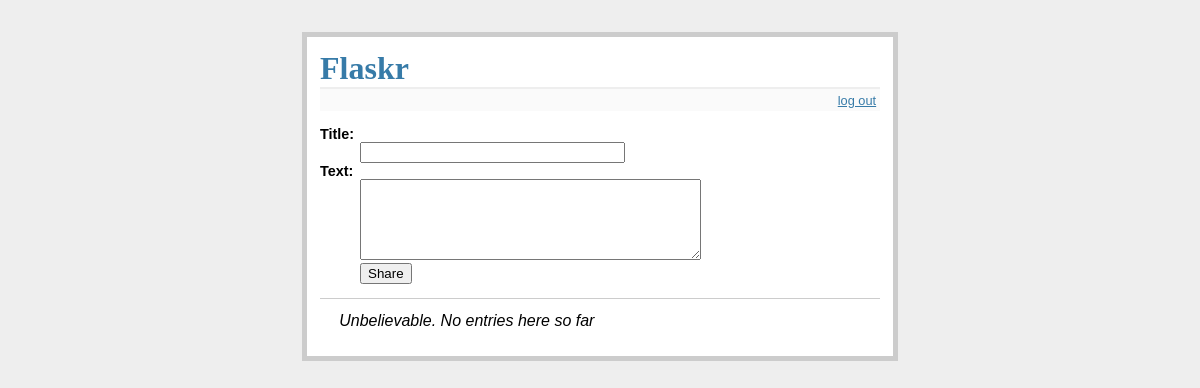
The page / (signed in) on the database as committed earlier.
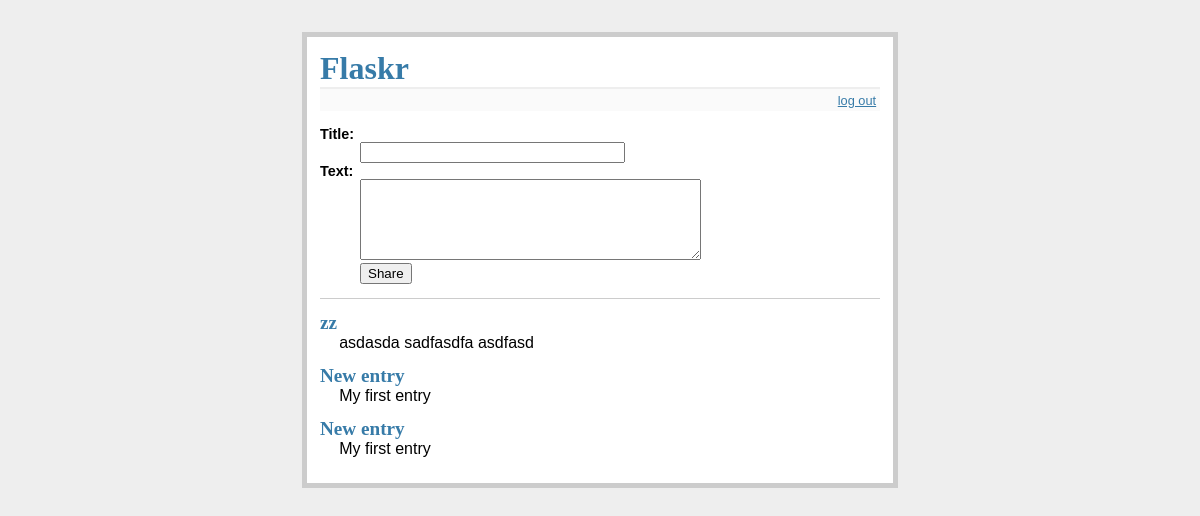
The same page on the database as committed later.
### tables this page shows
CREATE TABLE entries(
    id integer primary key autoincrement,
    title text not null,
    text text not null
);

### flaskr.py (the view)
@app.route('/')
def show_entries():
    db = get_db()
    cur = db.execute('select title, text from entries order by id desc ')
    entries  = cur.fetchall()
    return render_template('show_entries.html',entries = entries)

### flaskr.py (called while the page is built)
def connect_db():
    rv = sqlite3.connect(app.config['DATABASE'])
    rv.row_factory = sqlite3.Row
    return rv

def get_db():
    if not hasattr(g,'sqlite_db'):
        g.sqlite_db = connect_db()
    return g.sqlite_db

### templates/show_entries.html
{% extends "layout.html" %}
{% block body %}
  {% if session.logged_in %}
    <form action="{{ url_for('add_entry') }}" method=post class=add-entry>
      <dl>
        <dt>Title:
        <dd><input type=text size=30 name=title>
        <dt>Text:
        <dd><textarea name=text rows=5 cols=40></textarea>
        <dd><input type=submit value=Share>
      </dl>
    </form>
  {% endif %}
  <ul class=entries>
  {% for entry in entries %}
    <li><h2>{{ entry.title }}</h2>{{ entry.text|safe }}
  {% else %}
    <li><em>Unbelievable.  No entries here so far</em>
  {% endfor %}
  </ul>
{% endblock %}

### templates/layout.html (shortened to what this page needs)
<!doctype html>
<link rel=stylesheet type=text/css href="{{ url_for('static', filename='style.css') }}">
<div class=page>
  <h1>Flaskr</h1>
  <div class=metanav>
  {% if not session.logged_in %}
    <a href="{{ url_for('login') }}">log in</a>
  {% else %}
    <a href="{{ url_for('logout') }}">log out</a>
  {% endif %}
  </div>
  {% block body %}{% endblock %}
</div>

### static/style.css (style rules this page uses)
a, h1, h2 { color: #377ba8; }
h1, h2 { font-family: 'Georgia', serif; margin: 0; }
h1 { border-bottom: 2px solid #eee; }
h2 { font-size: 1.2em; }
.page { margin: 2em auto; width: 35em; border: 5px solid #ccc; padding: 0.8em; background: white; }
.entries { list-style: none; margin: 0; padding: 0; }
.entries li { margin: 0.8em 1.2em; }
.entries li h2 { margin-left: -1em; }
.add-entry { font-size: 0.9em; border-bottom: 1px solid #ccc; }
.add-entry dl { font-weight: bold; }
.metanav { text-align: right; font-size: 0.8em; padding: 0.3em; margin-bottom: 1em; background: #fafafa; }

Rows that differ between the two databases and show on the page:
added entries: title "zz", text "asdasda sadfasdfa asdfasd"
added entries: title "New entry", text "My first entry"
added entries: title "New entry", text "My first entry"
Other text that changed with them:
text no longer shown: "Unbelievable. No entries here so far"
